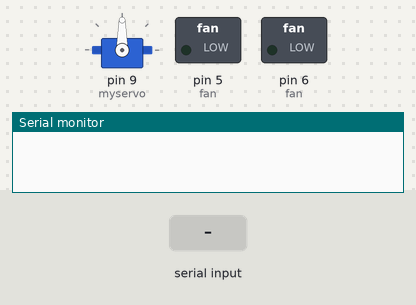
This sketch was run on a simulated Arduino Uno, built with avr-gcc and run on an emulated ATmega328P. On the bench: servo, switched loads named in the sketch (green lamp = pin HIGH), the last lines printed to the serial monitor. Inputs (shaded band) come from the test bench.

Above: at 1.2 s.
1.3 s: "D\n" received over the second serial link
At 1.8 s:
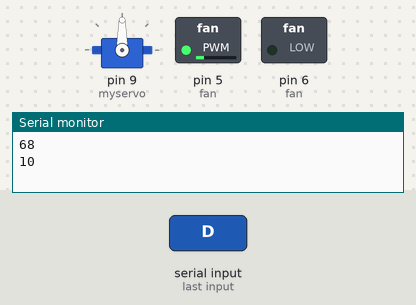
2.8 s: "A\n" received over the second serial link
At 4.0 s:
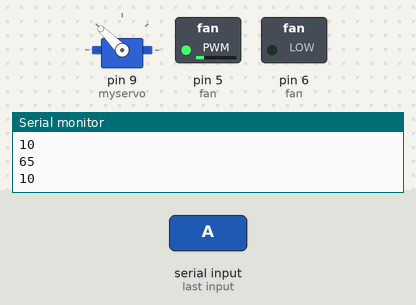
4.3 s: "C\n" received over the second serial link
At 5.3 s:
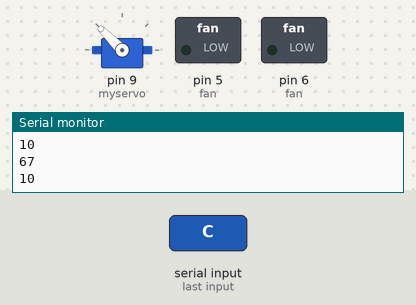
5.8 s: "E\n" received over the second serial link
At 6.5 s:
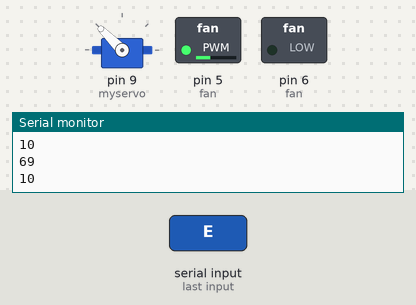
7.3 s: "B\n" received over the second serial link
At 7.6 s:
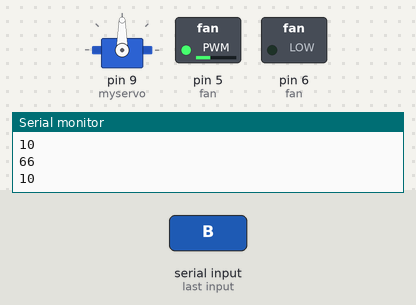
8.8 s: "B\n" received over the second serial link
At 9.9 s:
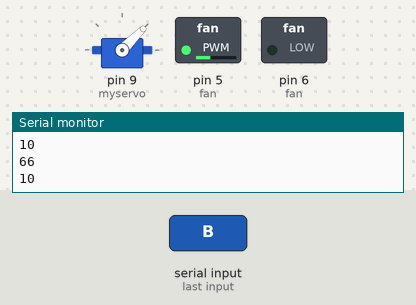
Timing chart, 0 to 11.3 s (numbered marks = the images above; inputs shaded):
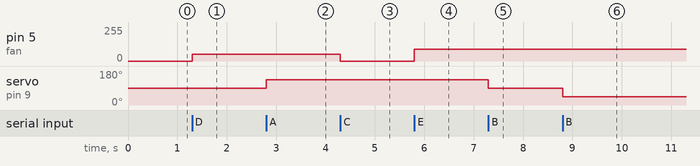

The sketch:

arduino_bluetooth_boat.ino
```cpp
#include<Servo.h>
#include <SoftwareSerial.h>
#include <Wire.h>
SoftwareSerial I2CBT(10, 11); //PIN10 and PIN11 are RX and TX respectively
Servo myservo;
int value = 90; //angle
byte cmmd;
byte cmmdpre = 0;

void setup() {
  myservo.attach(9); //servo to pin9
  Serial.begin(9600);
  I2CBT.begin(9600);
  pinMode(5, OUTPUT); //fan
  pinMode(6, OUTPUT); //fan
}

void loop() {
  if ((I2CBT.available()) > 0) {  //if arduino get a signal
    Serial.print(cmmd = char(I2CBT.read()));
    Serial.print("\n");
  }

  if (cmmd < 67) { //if arduino get the signal of turning the direction, no maatter right or left
    servee();
  } else {
    cmmdpre = cmmd;
    servee();
  }
}

void dir() {
  if (cmmd == 65) { //right
    value += 45;
  } else if (cmmd == 66) {
    value -= 45; //left
  }
  myservo.write(value);
  cmmd = 0;
}

void servee() {
  switch (cmmdpre) {
    case 67: //'C'
      analogWrite(5, 0);
      analogWrite(6, 0);
      dir();
      break;

    case 68://'D'
      analogWrite(5, 50);
      analogWrite(6, 0);
      dir();
      break;

    case 69://'E'
      analogWrite(5, 90);
      analogWrite(6, 0);
      dir();
      break;

    case 70://'F'
      analogWrite(5, 125);
      analogWrite(6, 0);
      dir();
      break;

    case 71://'G'
      analogWrite(5, 160);
      analogWrite(6, 0);
      dir();
      break;

    case 72://'H'
      analogWrite(5, 200);
      analogWrite(6, 0);
      dir();
      break;

    case 73://'I', back forward
      analogWrite(6, 150);
      analogWrite(5, 0);
  }
}
```

Measured:
- after the input at 1.3 s, pin 5 (fan): 0/255 → 50/255 at once
- after the input at 2.8 s, servo on pin 9 (myservo): 90° → 135° at once
- after the input at 4.3 s, pin 5 (fan): 50/255 → 0/255 at once
- after the input at 5.8 s, pin 5 (fan): 0/255 → 90/255 at once
- after the input at 7.3 s, servo on pin 9 (myservo): 135° → 90° at once
- after the input at 8.8 s, servo on pin 9 (myservo): 90° → 45° at once
